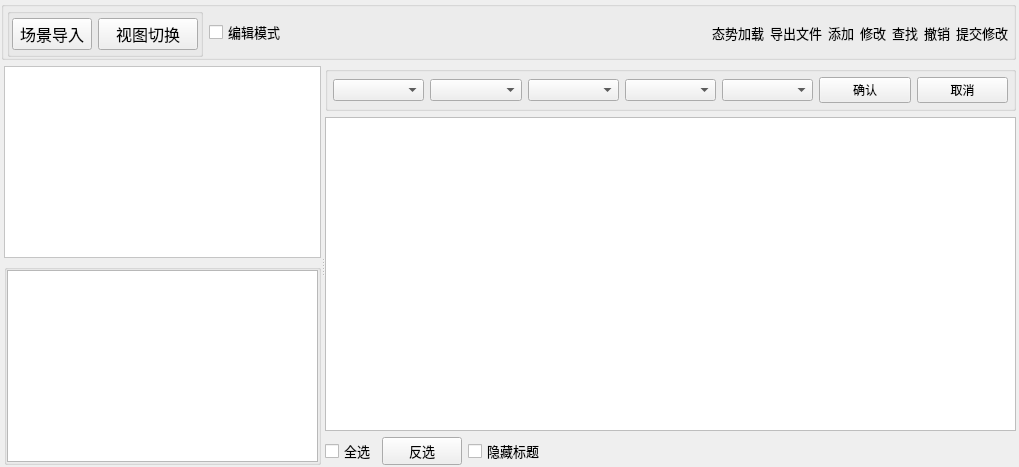
        <widget class="QWidget" name="disppage">
         <layout class="QVBoxLayout" name="verticalLayout_6" stretch="0,1">
          <property name="leftMargin">
           <number>1</number>
          </property>
          <property name="topMargin">
           <number>1</number>
          </property>
          <property name="rightMargin">
           <number>3</number>
          </property>
          <property name="bottomMargin">
           <number>2</number>
          </property>
          <item>
           <layout class="QHBoxLayout" name="horizontalLayout_5" stretch="0">
            <property name="spacing">
             <number>7</number>
            </property>
            <property name="sizeConstraint">
             <enum>QLayout::SetMinAndMaxSize</enum>
            </property>
            <property name="leftMargin">
             <number>0</number>
            </property>
            <item>
             <widget class="QGroupBox" name="groupBox_5">
              <property name="title">
               <string/>
              </property>
              <layout class="QHBoxLayout" name="horizontalLayout">
               <property name="leftMargin">
                <number>3</number>
               </property>
               <property name="topMargin">
                <number>1</number>
               </property>
               <property name="rightMargin">
                <number>3</number>
               </property>
               <property name="bottomMargin">
                <number>0</number>
               </property>
               <item>
                <widget class="QGroupBox" name="groupBox_2">
                 <property name="font">
                  <font>
                   <family>微软雅黑</family>
                   <pointsize>12</pointsize>
                  </font>
                 </property>
                 <property name="styleSheet">
                  <string notr="true"/>
                 </property>
                 <property name="title">
                  <string/>
                 </property>
                 <layout class="QHBoxLayout" name="horizontalLayout_10" stretch="0,0">
                  <property name="leftMargin">
                   <number>2</number>
                  </property>
                  <property name="topMargin">
                   <number>1</number>
                  </property>
                  <property name="rightMargin">
                   <number>2</number>
                  </property>
                  <property name="bottomMargin">
                   <number>0</number>
                  </property>
                  <item>
                   <widget class="QPushButton" name="loadscape">
                    <property name="font">
                     <font>
                      <family>微软雅黑</family>
                      <pointsize>12</pointsize>
                      <weight>50</weight>
                      <italic>false</italic>
                      <bold>false</bold>
                     </font>
                    </property>
                    <property name="focusPolicy">
                     <enum>Qt::NoFocus</enum>
                    </property>
                    <property name="whatsThis">
                     <string>&lt;html&gt;&lt;head/&gt;&lt;body&gt;&lt;p&gt;&lt;img src=&quot;:/image/add.png&quot;/&gt;&lt;/p&gt;&lt;/body&gt;&lt;/html&gt;</string>
                    </property>
                    <property name="styleSheet">
                     <string notr="true"/>
                    </property>
                    <property name="text">
                     <string>场景导入</string>
                    </property>
                    <property name="icon">
                     <iconset resource="source.qrc">
                      <normaloff>:/image/print.png</normaloff>:/image/print.png</iconset>
                    </property>
                    <property name="iconSize">
                     <size>
                      <width>20</width>
                      <height>20</height>
                     </size>
                    </property>
                   </widget>
                  </item>
                  <item>
                   <widget class="QPushButton" name="r_return">
                    <property name="minimumSize">
                     <size>
                      <width>100</width>
                      <height>0</height>
                     </size>
                    </property>
                    <property name="styleSheet">
                     <string notr="true"/>
                    </property>
                    <property name="text">
                     <string>视图切换</string>
                    </property>
                    <property name="icon">
                     <iconset resource="source.qrc">
                      <normaloff>:/image/undo.png</normaloff>:/image/undo.png</iconset>
                    </property>
                   </widget>
                  </item>
                 </layout>
                </widget>
               </item>
               <item>
                <widget class="QCheckBox" name="Editmode">
                 <property name="font">
                  <font>
                   <family>微软雅黑</family>
                   <pointsize>10</pointsize>
                  </font>
                 </property>
                 <property name="styleSheet">
                  <string notr="true">/**CheckBox::indicator:unchecked{
	image: url(:/image/btncheckoff.png);
}

QCheckBox::indicator:checked{
image: url(:/image/btncheckon.png);
}*/
</string>
                 </property>
                 <property name="text">
                  <string>编辑模式</string>
                 </property>
                </widget>
               </item>
               <item>
                <spacer name="horizontalSpacer_3">
                 <property name="orientation">
                  <enum>Qt::Horizontal</enum>
                 </property>
                 <property name="sizeType">
                  <enum>QSizePolicy::Expanding</enum>
                 </property>
                 <property name="sizeHint" stdset="0">
                  <size>
                   <width>418</width>
                   <height>20</height>
                  </size>
                 </property>
                </spacer>
               </item>
               <item>
                <widget class="QGroupBox" name="groupBox">
                 <property name="sizePolicy">
                  <sizepolicy hsizetype="Preferred" vsizetype="Preferred">
                   <horstretch>0</horstretch>
                   <verstretch>0</verstretch>
                  </sizepolicy>
                 </property>
                 <property name="maximumSize">
                  <size>
                   <width>16777215</width>
                   <height>54</height>
                  </size>
                 </property>
                 <property name="font">
                  <font>
                   <family>微软雅黑</family>
                  </font>
                 </property>
                 <property name="styleSheet">
                  <string notr="true">border:none;</string>
                 </property>
                 <property name="title">
                  <string/>
                 </property>
                 <layout class="QHBoxLayout" name="horizontalLayout_9">
                  <property name="leftMargin">
                   <number>2</number>
                  </property>
                  <property name="topMargin">
                   <number>1</number>
                  </property>
                  <property name="rightMargin">
                   <number>2</number>
                  </property>
                  <property name="bottomMargin">
                   <number>0</number>
                  </property>
                  <item>
                   <widget class="QPushButton" name="loadfile">
                    <property name="font">
                     <font>
                      <family>微软雅黑</family>
                      <pointsize>10</pointsize>
                     </font>
                    </property>
                    <property name="text">
                     <string>态势加载</string>
                    </property>
                    <property name="icon">
                     <iconset resource="source.qrc">
                      <normaloff>:/image/document-open.png</normaloff>:/image/document-open.png</iconset>
                    </property>
                   </widget>
                  </item>
                  <item>
                   <widget class="QPushButton" name="outputfile">
                    <property name="font">
                     <font>
                      <family>微软雅黑</family>
                      <pointsize>10</pointsize>
                     </font>
                    </property>
                    <property name="focusPolicy">
                     <enum>Qt::NoFocus</enum>
                    </property>
                    <property name="whatsThis">
                     <string>&lt;html&gt;&lt;head/&gt;&lt;body&gt;&lt;p&gt;&lt;img src=&quot;:/image/add.png&quot;/&gt;&lt;/p&gt;&lt;/body&gt;&lt;/html&gt;</string>
                    </property>
                    <property name="styleSheet">
                     <string notr="true"/>
                    </property>
                    <property name="text">
                     <string>导出文件</string>
                    </property>
                    <property name="icon">
                     <iconset resource="source.qrc">
                      <normaloff>:/image/print.png</normaloff>:/image/print.png</iconset>
                    </property>
                    <property name="iconSize">
                     <size>
                      <width>20</width>
                      <height>20</height>
                     </size>
                    </property>
                   </widget>
                  </item>
                  <item>
                   <widget class="QPushButton" name="addputton">
                    <property name="font">
                     <font>
                      <family>微软雅黑</family>
                      <pointsize>10</pointsize>
                     </font>
                    </property>
                    <property name="focusPolicy">
                     <enum>Qt::NoFocus</enum>
                    </property>
                    <property name="whatsThis">
                     <string>&lt;html&gt;&lt;head/&gt;&lt;body&gt;&lt;p&gt;&lt;img src=&quot;:/image/add.png&quot;/&gt;&lt;/p&gt;&lt;/body&gt;&lt;/html&gt;</string>
                    </property>
                    <property name="styleSheet">
                     <string notr="true"/>
                    </property>
                    <property name="text">
                     <string>添加</string>
                    </property>
                    <property name="icon">
                     <iconset resource="source.qrc">
                      <normaloff>:/image/add.png</normaloff>:/image/add.png</iconset>
                    </property>
                    <property name="iconSize">
                     <size>
                      <width>20</width>
                      <height>20</height>
                     </size>
                    </property>
                   </widget>
                  </item>
                  <item>
                   <widget class="QPushButton" name="returnputton">
                    <property name="font">
                     <font>
                      <family>微软雅黑</family>
                      <pointsize>10</pointsize>
                     </font>
                    </property>
                    <property name="styleSheet">
                     <string notr="true"/>
                    </property>
                    <property name="text">
                     <string>修改</string>
                    </property>
                    <property name="icon">
                     <iconset resource="source.qrc">
                      <normaloff>:/image/first.png</normaloff>:/image/first.png</iconset>
                    </property>
                    <property name="iconSize">
                     <size>
                      <width>20</width>
                      <height>20</height>
                     </size>
                    </property>
                   </widget>
                  </item>
                  <item>
                   <widget class="QPushButton" name="findputton">
                    <property name="font">
                     <font>
                      <family>微软雅黑</family>
                      <pointsize>10</pointsize>
                     </font>
                    </property>
                    <property name="styleSheet">
                     <string notr="true"/>
                    </property>
                    <property name="text">
                     <string>查找</string>
                    </property>
                    <property name="icon">
                     <iconset resource="source.qrc">
                      <normaloff>:/image/select.png</normaloff>:/image/select.png</iconset>
                    </property>
                    <property name="iconSize">
                     <size>
                      <width>20</width>
                      <height>20</height>
                     </size>
                    </property>
                   </widget>
                  </item>
                  <item>
                   <widget class="QPushButton" name="repputton">
                    <property name="font">
                     <font>
                      <family>微软雅黑</family>
                      <pointsize>10</pointsize>
                     </font>
                    </property>
                    <property name="styleSheet">
                     <string notr="true"/>
                    </property>
                    <property name="text">
                     <string>撤销</string>
                    </property>
                    <property name="icon">
                     <iconset resource="source.qrc">
                      <normaloff>:/image/pre.png</normaloff>:/image/pre.png</iconset>
                    </property>
                    <property name="iconSize">
                     <size>
                      <width>20</width>
                      <height>20</height>
                     </size>
                    </property>
                   </widget>
                  </item>
                  <item>
                   <widget class="QPushButton" name="submitputton">
                    <property name="font">
                     <font>
                      <family>微软雅黑</family>
                      <pointsize>10</pointsize>
                     </font>
                    </property>
                    <property name="styleSheet">
                     <string notr="true"/>
                    </property>
                    <property name="text">
                     <string>提交修改</string>
                    </property>
                    <property name="icon">
                     <iconset resource="source.qrc">
                      <normaloff>:/image/update.png</normaloff>:/image/update.png</iconset>
                    </property>
                    <property name="iconSize">
                     <size>
                      <width>20</width>
                      <height>20</height>
                     </size>
                    </property>
                   </widget>
                  </item>
                 </layout>
                </widget>
               </item>
              </layout>
             </widget>
            </item>
           </layout>
          </item>
          <item>
           <widget class="QSplitter" name="splitter">
            <property name="orientation">
             <enum>Qt::Horizontal</enum>
            </property>
            <widget class="QWidget" name="layoutWidget">
             <layout class="QVBoxLayout" name="verticalLayout_2">
              <property name="leftMargin">
               <number>3</number>
              </property>
              <property name="topMargin">
               <number>0</number>
              </property>
              <property name="rightMargin">
               <number>0</number>
              </property>
              <property name="bottomMargin">
               <number>0</number>
              </property>
              <item>
               <widget class="QGraphicsView" name="graphicsView">
                <property name="styleSheet">
                 <string notr="true">background: rgb(255, 255, 255);
outline:none;

border-color: rgb(190, 190, 190);


</string>
                </property>
               </widget>
              </item>
              <item>
               <widget class="QGroupBox" name="groupBox_land">
                <property name="title">
                 <string/>
                </property>
                <layout class="QVBoxLayout" name="verticalLayout_13">
                 <property name="leftMargin">
                  <number>0</number>
                 </property>
                 <property name="topMargin">
                  <number>0</number>
                 </property>
                 <property name="rightMargin">
                  <number>0</number>
                 </property>
                 <property name="bottomMargin">
                  <number>0</number>
                 </property>
                 <item>
                  <widget class="M_TreeView" name="treeView_r">
                   <property name="font">
                    <font>
                     <family>微软雅黑</family>
                    </font>
                   </property>
                   <property name="styleSheet">
                    <string notr="true">QTreeView::item{
margin:1px;
background-clip: margin;
}
QTreeView::item:hover {
background: rgb(69, 187, 217);
color:rgb(255,255,255);
}
QTreeView::item:selected:active{
background: rgb(63, 147, 168);
color:rgb(255,255,255);
}
QTreeView::item:selected:!active {
color:rgb(255,255,255);
background: rgb(63, 147, 168);
}
QTreeView::branch:closed:has-children:!has-siblings,
QTreeView::branch:closed:has-children:has-siblings {
border-image: none;
image: url(:/image/stylesheet-branch-closed.png);
}
QTreeView::branch:open:has-children:!has-siblings,
QTreeView::branch:open:has-children:has-siblings  {
border-image: none;
image: url(:/image/stylesheet-branch-open.png);
}
QTreeView::branch:!has-children:has-siblings:adjoins-item{
border-image:none;
image:url(:/image/stylesheet-branch-more.png);
}
QTreeView::branch:!has-children:!has-siblings:adjoins-item{
border-image:none;
image:url(:/image/stylesheet-branch-end.png);
}</string>
                   </property>
                  </widget>
                 </item>
                </layout>
               </widget>
              </item>
             </layout>
            </widget>
            <widget class="QWidget" name="layoutWidget">
             <layout class="QVBoxLayout" name="verticalLayout_3">
              <property name="leftMargin">
               <number>0</number>
              </property>
              <property name="topMargin">
               <number>0</number>
              </property>
              <property name="rightMargin">
               <number>0</number>
              </property>
              <property name="bottomMargin">
               <number>0</number>
              </property>
              <item>
               <widget class="QGroupBox" name="groupBox_4">
                <property name="title">
                 <string/>
                </property>
                <layout class="QHBoxLayout" name="horizontalLayout_14">
                 <property name="leftMargin">
                  <number>5</number>
                 </property>
                 <property name="topMargin">
                  <number>5</number>
                 </property>
                 <property name="rightMargin">
                  <number>5</number>
                 </property>
                 <property name="bottomMargin">
                  <number>5</number>
                 </property>
                 <item>
                  <widget class="QComboBox" name="comboBox_5"/>
                 </item>
                 <item>
                  <widget class="QComboBox" name="comboBox"/>
                 </item>
                 <item>
                  <widget class="QComboBox" name="comboBox_2"/>
                 </item>
                 <item>
                  <widget class="QComboBox" name="comboBox_3"/>
                 </item>
                 <item>
                  <widget class="QComboBox" name="comboBox_4"/>
                 </item>
                 <item>
                  <widget class="QPushButton" name="find_s">
                   <property name="text">
                    <string>确认</string>
                   </property>
                  </widget>
                 </item>
                 <item>
                  <widget class="QPushButton" name="pushButton_2">
                   <property name="text">
                    <string>取消</string>
                   </property>
                  </widget>
                 </item>
                </layout>
               </widget>
              </item>
              <item>
               <widget class="QTableView" name="tableView_2">
                <property name="styleSheet">
                 <string notr="true">QTableView{background: rgb(255, 255, 255);
border:1px solid gray;  
border-color: rgb(190, 190, 190);}</string>
                </property>
               </widget>
              </item>
              <item>
               <layout class="QHBoxLayout" name="horizontalLayout_7">
                <item>
                 <widget class="QCheckBox" name="checkall">
                  <property name="font">
                   <font>
                    <family>微软雅黑</family>
                    <pointsize>10</pointsize>
                    <weight>50</weight>
                    <italic>false</italic>
                    <bold>false</bold>
                   </font>
                  </property>
                  <property name="styleSheet">
                   <string notr="true"/>
                  </property>
                  <property name="text">
                   <string>全选</string>
                  </property>
                 </widget>
                </item>
                <item>
                 <widget class="QPushButton" name="re_chose">
                  <property name="font">
                   <font>
                    <family>微软雅黑</family>
                    <pointsize>10</pointsize>
                   </font>
                  </property>
                  <property name="styleSheet">
                   <string notr="true"/>
                  </property>
                  <property name="text">
                   <string>反选</string>
                  </property>
                 </widget>
                </item>
                <item>
                 <widget class="QCheckBox" name="checkBox">
                  <property name="font">
                   <font>
                    <family>微软雅黑</family>
                    <pointsize>10</pointsize>
                   </font>
                  </property>
                  <property name="text">
                   <string>隐藏标题</string>
                  </property>
                 </widget>
                </item>
                <item>
                 <spacer name="horizontalSpacer_7">
                  <property name="orientation">
                   <enum>Qt::Horizontal</enum>
                  </property>
                  <property name="sizeHint" stdset="0">
                   <size>
                    <width>40</width>
                    <height>20</height>
                   </size>
                  </property>
                 </spacer>
                </item>
                <item>
                 <spacer name="horizontalSpacer_6">
                  <property name="orientation">
                   <enum>Qt::Horizontal</enum>
                  </property>
                  <property name="sizeHint" stdset="0">
                   <size>
                    <width>40</width>
                    <height>20</height>
                   </size>
                  </property>
                 </spacer>
                </item>
               </layout>
              </item>
             </layout>
            </widget>
           </widget>
          </item>
         </layout>
        </widget>
